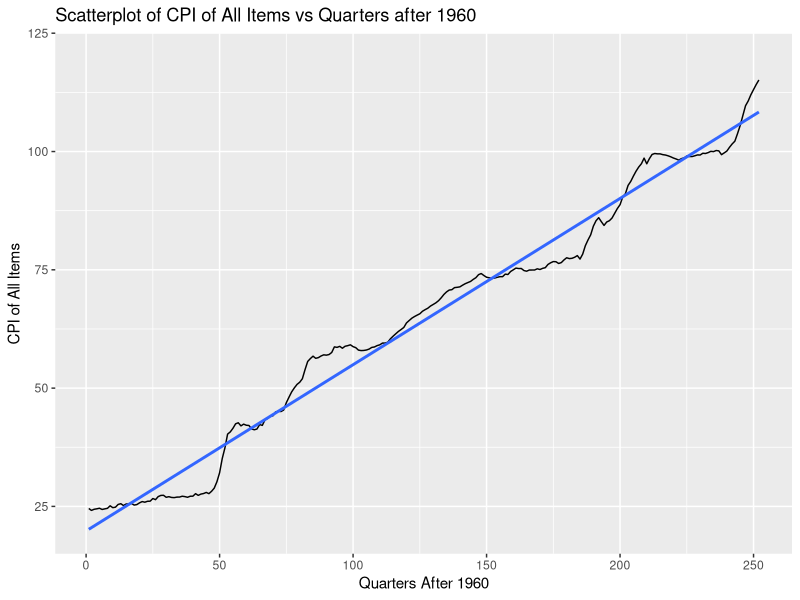

Here is the R script that generated this plot:
library(ggplot2)
setwd("/home/marcus/repos/cpi-singapore")
data <- read.csv("ConsumerPriceIndexCPI2019AsBaseYearQuarterly.csv")
#data for CPI of All Items from 1961 to 2023
genData <- as.data.frame(t(data[1, 2:253]))
genData
i = 252
add <- c()
while (i>0) {
  add <- append(add, i)
  i <- i - 1
}
genData$QuartersAfter <- add
colnames(genData)[1] <- 'AllItems'
genData$AllItems <- as.numeric(genData$AllItems)
p <- ggplot(data = genData, mapping = aes (x=QuartersAfter, y=AllItems)) + geom_line() + geom_smooth(method='lm', se=FALSE) + labs(title='Scatterplot of CPI of All Items vs Quarters after 1960', x='Quarters After 1960', y='CPI of All Items') + coord_cartesian(ylim=c(20,120))
print(p)

